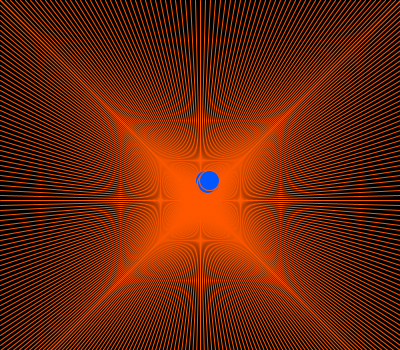
Frame 1 (no input)
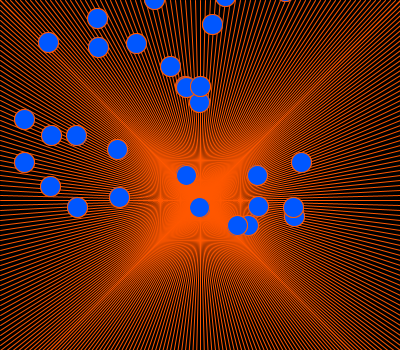
Frame 60 (the mouse pressed at the canvas centre just before this capture)
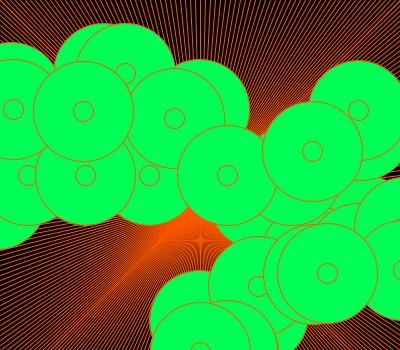
Frame 120 (the mouse held since frame 60 and released just before this capture)

The Processing sketch that drew these frames (run headless with seeded random() and noise(); from frame 60 on, the mouse is pressed at the canvas centre):

// Processing sketch: processing_97685
// ── processing_97685.pde


float sz = 20;
int numBoles = 30;
boolean dibuixaCercle = true;

float [] posX = new float[numBoles];
float [] posY = new float[numBoles];
float [] velX = new float[numBoles];
float [] velY = new float[numBoles];


void setup() { 
size(400, 350);
stroke(255, 87,0);

for (int i=0; i<numBoles; i++){
  posX [i] = width/2;
  posY [i] = height/2;
  velX [i]= random (5,10);
  velY [i] = random (5,10);
} 
}

void draw() { 
background(0);

for (int i=0; i<=400; i+=5){

line(200,200, width, i); 
line(200,200, 0,i); 
line(200,200,i,width);
line(200,200,i,0);
}

for (int i=0; i<numBoles; i++) { 
    posX [i] += velX [i];
  posY [i] += velY [i] ;
  
  if(dibuixaCercle){
  fill(0,87,255);
  ellipse(posX[i],posY[i],sz,sz);
    } else {
        fill(0,255,85);
  ellipse(posX[i],posY[i],100,100);
    }
  
 if((posX [i]<0)||(posX [i] >width)){
    velX [i] = -velX[i];
  } 
    //comprovem la posiciÃ³ Y
  if((posY [i]<0)||(posY[i]>height)){
    velY[i] = -velY[i];
  }
  
  ellipse (posX[i],posY[i],sz,sz);
}
}

void mousePressed () {
  dibuixaCercle = !dibuixaCercle;
}
